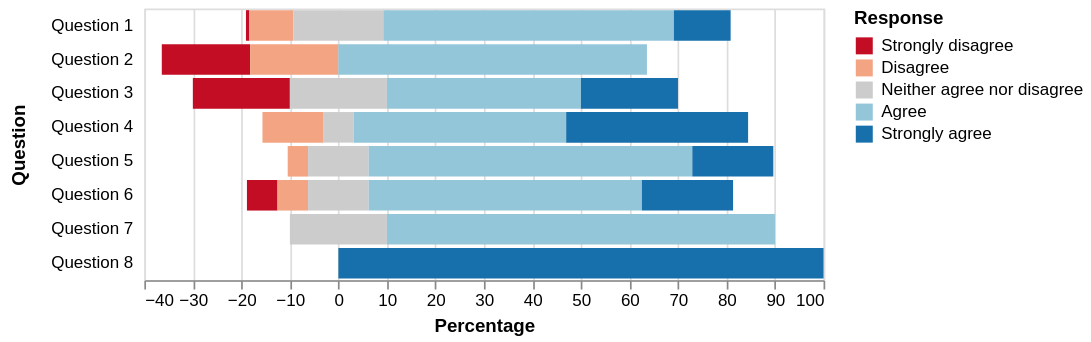

The specification (Vega-Lite) saved for this image:
### Vega specification from a JSON file in a GitHub repository (floating-point values rounded to 4 significant figures)
{"$schema": "https://vega.github.io/schema/vega/v5.json", "description": "A diverging stacked bar chart for sentiments towards a set of eight questions, displayed as percentages with neutral responses straddling the 0% mark", "background": "white", "padding": 5, "width": 400, "style": "cell", "data": [{"name": "source_0", "values": [{"question": "Question 1", "type": "Strongly disagree", "value": 24, "percentage": 0.7}, {"question": "Question 1", "type": "Disagree", "value": 294, "percentage": 9.1}, {"question": "Question 1", "type": "Neither agree nor disagree", "value": 594, "percentage": 18.5}, {"question": "Question 1", "type": "Agree", "value": 1927, "percentage": 59.9}, {"question": "Question 1", "type": "Strongly agree", "value": 376, "percentage": 11.7}, {"question": "Question 2", "type": "Strongly disagree", "value": 2, "percentage": 18.2}, {"question": "Question 2", "type": "Disagree", "value": 2, "percentage": 18.2}, {"question": "Question 2", "type": "Neither agree nor disagree", "value": 0, "percentage": 0}, {"question": "Question 2", "type": "Agree", "value": 7, "percentage": 63.6}, {"question": "Question 2", "type": "Strongly agree", "value": 11, "percentage": 0}, {"question": "Question 3", "type": "Strongly disagree", "value": 2, "percentage": 20}, {"question": "Question 3", "type": "Disagree", "value": 0, "percentage": 0}, {"question": "Question 3", "type": "Neither agree nor disagree", "value": 2, "percentage": 20}, {"question": "Question 3", "type": "Agree", "value": 4, "percentage": 40}, {"question": "Question 3", "type": "Strongly agree", "value": 2, "percentage": 20}, {"question": "Question 4", "type": "Strongly disagree", "value": 0, "percentage": 0}, {"question": "Question 4", "type": "Disagree", "value": 2, "percentage": 12.5}, {"question": "Question 4", "type": "Neither agree nor disagree", "value": 1, "percentage": 6.3}, {"question": "Question 4", "type": "Agree", "value": 7, "percentage": 43.8}, {"question": "Question 4", "type": "Strongly agree", "value": 6, "percentage": 37.5}, {"question": "Question 5", "type": "Strongly disagree", "value": 0, "percentage": 0}, {"question": "Question 5", "type": "Disagree", "value": 1, "percentage": 4.2}, {"question": "Question 5", "type": "Neither agree nor disagree", "value": 3, "percentage": 12.5}, {"question": "Question 5", "type": "Agree", "value": 16, "percentage": 66.7}, {"question": "Question 5", "type": "Strongly agree", "value": 4, "percentage": 16.7}, {"question": "Question 6", "type": "Strongly disagree", "value": 1, "percentage": 6.3}, {"question": "Question 6", "type": "Disagree", "value": 1, "percentage": 6.3}, {"question": "Question 6", "type": "Neither agree nor disagree", "value": 2, "percentage": 12.5}, {"question": "Question 6", "type": "Agree", "value": 9, "percentage": 56.3}, {"question": "Question 6", "type": "Strongly agree", "value": 3, "percentage": 18.8}, {"question": "Question 7", "type": "Strongly disagree", "value": 0, "percentage": 0}, {"question": "Question 7", "type": "Disagree", "value": 0, "percentage": 0}, {"question": "Question 7", "type": "Neither agree nor disagree", "value": 1, "percentage": 20}, {"question": "Question 7", "type": "Agree", "value": 4, "percentage": 80}, {"question": "Question 7", "type": "Strongly agree", "value": 0, "percentage": 0}, {"question": "Question 8", "type": "Strongly disagree", "value": 0, "percentage": 0}, {"question": "Question 8", "type": "Disagree", "value": 0, "percentage": 0}, {"question": "Question 8", "type": "Neither agree nor disagree", "value": 0, "percentage": 0}, {"question": "Question 8", "type": "Agree", "value": 0, "percentage": 0}, {"question": "Question 8", "type": "Strongly agree", "value": 2, "percentage": 100}]}, {"name": "data_0", "source": "source_0", "transform": [{"type": "formula", "expr": "if(datum.type === 'Strongly disagree',-2,0) + if(datum.type==='Disagree',-1,0) + if(datum.type =='Neither agree nor disagree',0,0) + if(datum.type ==='Agree',1,0) + if(datum.type ==='Strongly agree',2,0)", "as": "q_order"}, {"type": "formula", "expr": "if(datum.type === 'Disagree' || datum.type === 'Strongly disagree', datum.percentage,0) + if(datum.type === 'Neither agree nor disagree', datum.percentage / 2,0)", "as": "signed_percentage"}, {"type": "stack", "groupby": ["question"], "field": "percentage", "sort": {"field": [], "order": []}, "as": ["v1", "v2"], "offset": "zero"}, {"type": "joinaggregate", "as": ["offset"], "ops": ["sum"], "fields": ["signed_percentage"], "groupby": ["question"]}, {"type": "formula", "expr": "datum.v1 - datum.offset", "as": "nx"}, {"type": "formula", "expr": "datum.v2 - datum.offset", "as": "nx2"}, {"type": "filter", "expr": "isValid(datum[\"nx\"]) && isFinite(+datum[\"nx\"])"}]}], "signals": [{"name": "y_step", "value": 20}, {"name": "height", "update": "bandspace(domain('y').length, 0.1, 0.05) * y_step"}], "marks": [{"name": "marks", "type": "rect", "style": ["bar"], "from": {"data": "data_0"}, "encode": {"update": {"fill": {"scale": "color", "field": "type"}, "ariaRoleDescription": {"value": "bar"}, "description": {"signal": "\"Percentage: \" + (format(datum[\"nx\"], \"\")) + \"; Question: \" + (isValid(datum[\"question\"]) ? datum[\"question\"] : \"\"+datum[\"question\"]) + \"; nx2: \" + (format(datum[\"nx2\"], \"\")) + \"; Response: \" + (isValid(datum[\"type\"]) ? datum[\"type\"] : \"\"+datum[\"type\"])"}, "x": {"scale": "x", "field": "nx"}, "x2": {"scale": "x", "field": "nx2"}, "y": {"scale": "y", "field": "question"}, "height": {"signal": "max(0.25, bandwidth('y'))"}}}}], "scales": [{"name": "x", "type": "linear", "domain": {"data": "data_0", "fields": ["nx", "nx2"]}, "range": [0, {"signal": "width"}], "nice": true, "zero": true}, {"name": "y", "type": "band", "domain": {"data": "data_0", "field": "question", "sort": true}, "range": {"step": {"signal": "y_step"}}, "paddingInner": 0.1, "paddingOuter": 0.05}, {"name": "color", "type": "ordinal", "domain": ["Strongly disagree", "Disagree", "Neither agree nor disagree", "Agree", "Strongly agree"], "range": ["#c30d24", "#f3a583", "#cccccc", "#94c6da", "#1770ab"]}], "axes": [{"scale": "x", "orient": "bottom", "gridScale": "y", "grid": true, "tickCount": {"signal": "ceil(width/40)"}, "domain": false, "labels": false, "aria": false, "maxExtent": 0, "minExtent": 0, "ticks": false, "zindex": 0}, {"scale": "x", "orient": "bottom", "grid": false, "title": "Percentage", "labelFlush": true, "labelOverlap": true, "tickCount": {"signal": "ceil(width/40)"}, "zindex": 0}, {"scale": "y", "orient": "left", "grid": false, "title": "Question", "domain": false, "minExtent": 60, "offset": 5, "ticks": false, "zindex": 0}], "legends": [{"title": "Response", "fill": "color", "symbolType": "square"}]}
